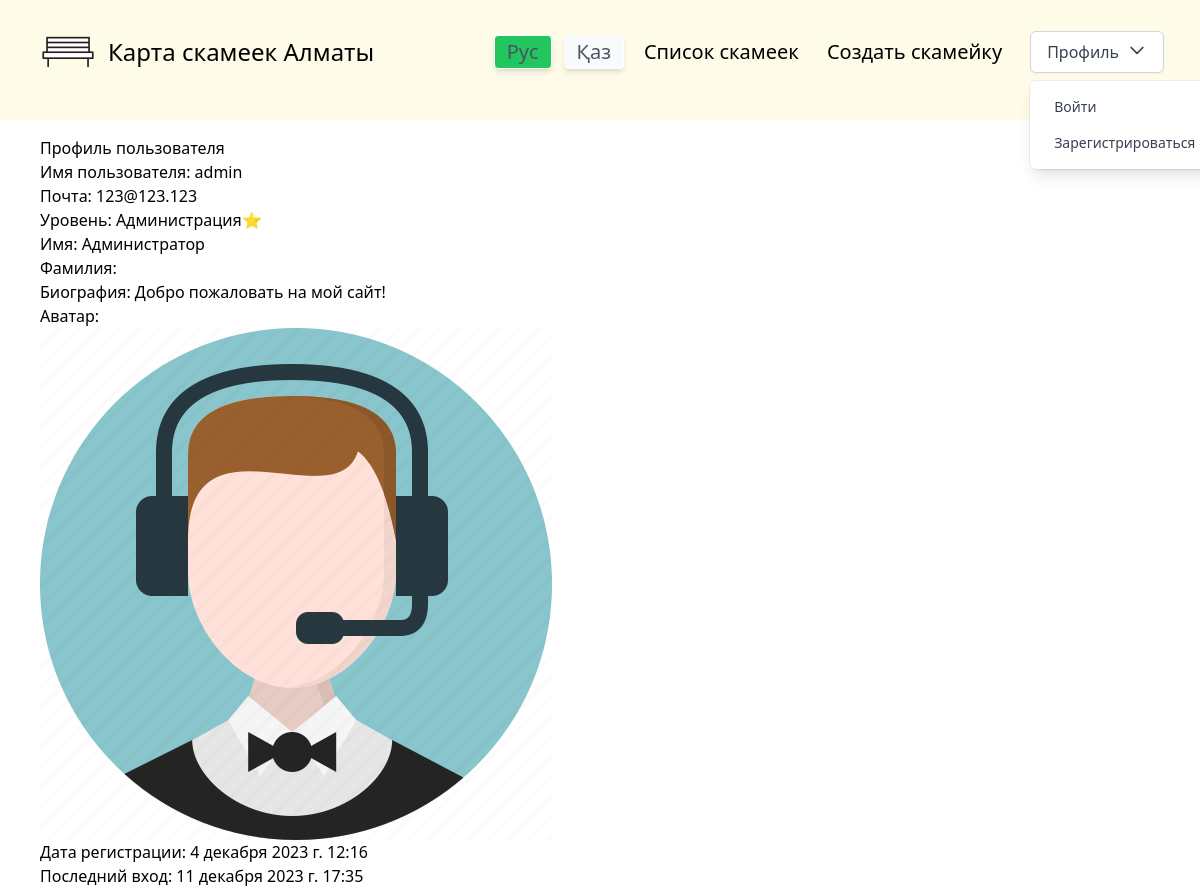
/profile/admin/, run on an earlier commit of the app's database.
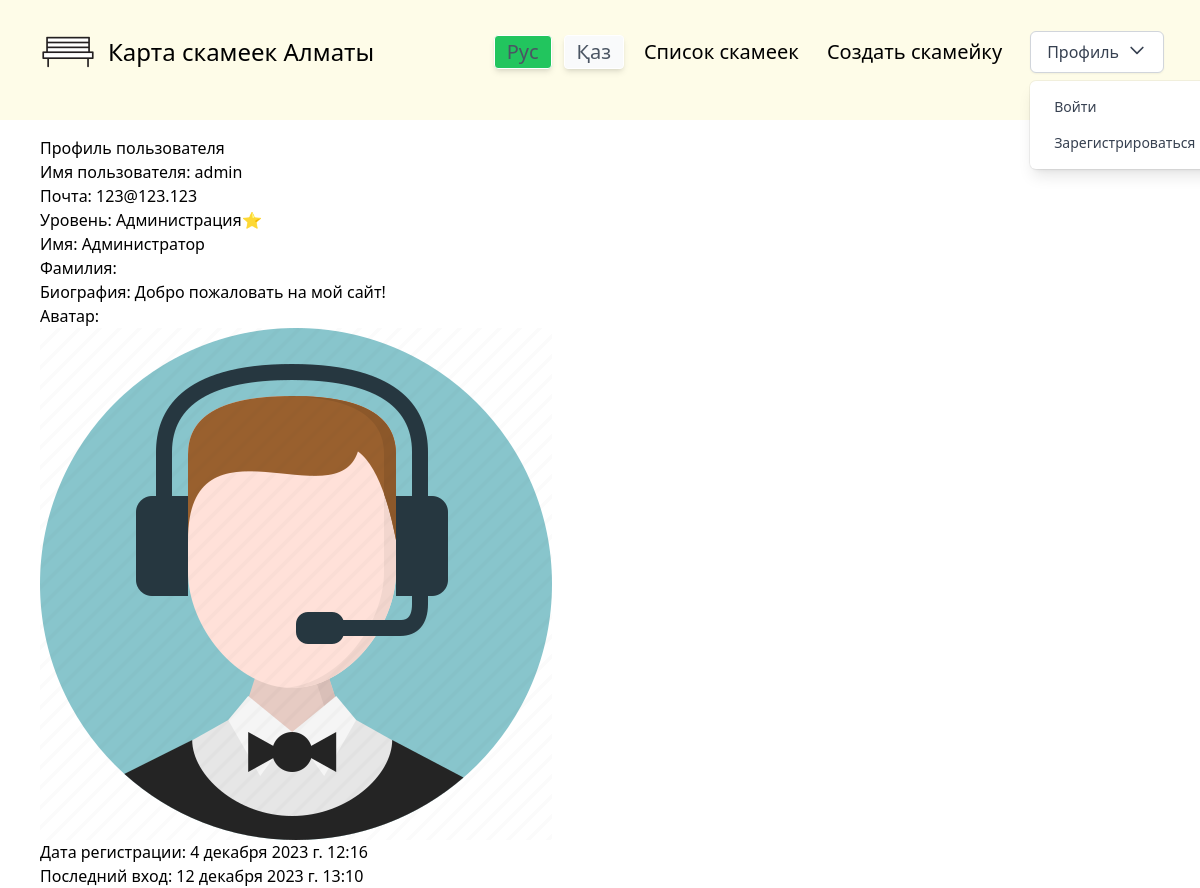
And on a later commit of the database.
### userSystem/models.py (models this page shows, shortened)
class Profile(models.Model):
    LEVEL_CHOICES = [
        (0, 'Пользователь'),
        (1, 'Активный пользователь'),
        (2, 'Эксперт'),
        (3, 'Лидер'),
        (4, 'Администрация⭐'),
    ]
    user = models.OneToOneField(CustomUser, on_delete=models.CASCADE)
    name = models.CharField(max_length=50, blank=True, default='')
    surname = models.CharField(max_length=50, blank=True, default='')
    bio = models.TextField(blank=True)
    avatar = models.ImageField(default='default.png', upload_to='user_avatars/', blank=True, null=True)
    level = models.IntegerField(default=0, choices=LEVEL_CHOICES)
    def get_avatar_url(self):
        if self.avatar:
            return self.avatar.url
        return '/media/default.png'

class CustomUser(AbstractUser):
    email = models.EmailField(unique=True)
    USERNAME_FIELD = 'username'  # или любое другое поле, которое вы хотите использовать для входа
    pass

### userSystem/views.py (the view)
# urls.py: path('profile/<str:username>/', user_views.other_user_profile, name='other_user_profile'),
def other_user_profile(request, username):
    try:
        user = get_object_or_404(CustomUser, username=username)
        profile = Profile.objects.get(user=user)
    except Http404:
        error_message = f"Профиль пользователя {username} не найден."
        return render(request, 'userSystem/other_user_profile.html', {'error_message': error_message}, status=404)
    return render(request, 'userSystem/other_user_profile.html', {'profile': profile})

### userSystem/templates/userSystem/other_user_profile.html
{% extends "mySite/base.html" %}
{% block content %}
{% if profile %}
    <h2>Профиль пользователя</h2>
    <p>Имя пользователя: {{ profile.user.username }}</p>
    <p>Почта: {{ profile.user.email }}</p>
    <p>Уровень: {{ profile.get_level_display }}</p>
    <p>Имя: {{ profile.name }}</p>
    <p>Фамилия: {{ profile.surname }}</p>
    <p>Биография: {{ profile.bio }}</p>
    <p>Аватар:</strong></p>
    <img src="{{ profile.get_avatar_url }}" alt="Аватар пользователя">
    <p>Дата регистрации: {{ profile.user.date_joined }}</p>
    <p>Последний вход: {{ profile.user.last_login }}</p>
{% else %}
    <p>{{ error_message }}</p>
{% endif %}
{% endblock %}

### mySite/templates/mySite/base.html (shortened to what this page needs)
{% load static tailwind_tags i18n %}
{% get_current_language as language_code %}
<!DOCTYPE html>
<html lang="{{ language_code }}">
<head>
    {% tailwind_css %}
</head>
<body class="font-sans">
    <div class="header">
        {% include 'mySite/header.html' %}
    </div>
    <div class="main pt-10 xl:ml-15 md:ml-10 ml-5">
        {% block content %}{% endblock %}
    </div>
            {% get_available_languages as LANGUAGES %}
            {% get_language_info_list for LANGUAGES as languages %}
</body>
</html>

### mySite/templates/mySite/header.html (shortened to what this page needs)
{% load static %}
{% load static tailwind_tags %}
{% load i18n %}
<header class="leading-normal tracking-normal z-999 bg">
    <nav class="bg-yellow-50 flex items-center justify-between flex-wrap bg-grey-darkest p-9 fixed w-full z-10 pin-t -mt-28">
        <div class="flex items-center flex-no-shrink text-white mr-6">
            <a class="text-black no-underline hover:text-green-500 hover:no-underline flex items-center flex-no-shrink" href="{% url 'mySite:index' %}">
            <img class="h-16" src="{% static 'img/benchIcon.png' %}" alt="Bench Icon"/>
              <span class="text-2xl pl-2">{% trans 'Карта скамеек Алматы' %}</span>
            </a>
          </div>
        <div class="w-full flex-grow lg:flex lg:items-center lg:w-auto hidden lg:block pt-6 lg:pt-0 " id="nav-content">
            <ul class="list-reset lg:flex justify-end flex-1 items-center text-xl">
                <a href="{% url 'set_language' %}"
                    class="mr-3 focus:outline-none text-gray-600 border border-white bg-gray-50 cursor-pointer px-3 py-2.5 font-normal leading-3 shadow-md rounded active:bg-green-500 {% if LANGUAGE_CODE == 'ru' %}bg-green-500{% endif %}"
                    onclick="event.preventDefault(); document.getElementById('language-form').language.value = 'ru'; document.getElementById('language-form').submit();">
                    Рус
                </a>
                <a href="{% url 'set_language' %}"
                    class="mr-5 focus:outline-none text-gray-600 border border-white bg-gray-50 cursor-pointer px-3 py-2.5 font-normal leading-3 shadow-md rounded active:bg-green-500 {% if LANGUAGE_CODE == 'kk' %}bg-green-500{% endif %}"
                    onclick="event.preventDefault(); document.getElementById('language-form').language.value = 'kk'; document.getElementById('language-form').submit();">
                    Қаз
                </a>
                <li class="mr-3">
                    <a class="hover:text-green-500" href="{% url 'benches:bench_list' %}">{% trans 'Список скамеек' %}</a>
                </li>
                <li class="mr-3">
                    <a href="{% url 'benches:create_bench' %}" class="inline-block text-grey-dark no-underline hover:text-green-500 hover:text-underline py-2 lg:px-4">{% trans 'Создать скамейку' %}</a>
                </li>
            </ul>
        </div>
                <div class="">
                    <div x-data="{ open: false }" class="relative inline-block text-left">
                      <button @click="open = !open" class="inline-flex justify-center w-full px-4 py-2 font-medium text-gray-700 bg-white border border-gray-300 rounded-md shadow-sm focus:outline-none focus:ring-2 focus:ring-offset-gray-100 focus:ring-blue-500">
                        {% trans 'Профиль' %}
                        <svg class="h-5 w-5 ml-2" fill="none" stroke="currentColor" viewBox="0 0 24 24" xmlns="http://www.w3.org/2000/svg">
                          <path stroke-linecap="round" stroke-linejoin="round" stroke-width="2" d="M19 9l-7 7-7-7"></path>
                        </svg>
                      </button>
                      <div x-show="open" @click.away="open = false" class="origin-top-left absolute left-0 mt-2 w-56 rounded-md shadow-lg bg-white ring-1 ring-black ring-opacity-5 px-2 py-2">
                        {% if user.is_authenticated %}
                            <a href="{% url 'view_profile' %}" class="block px-4 py-2 text-sm text-gray-700 hover:bg-gray-100 rounded-md">{% trans 'Профиль' %}</a>
                            <a href="{% url 'edit_profile' %}" class="block px-4 py-2 text-sm text-gray-700 hover:bg-gray-100 rounded-md">{% trans 'Настройки' %}</a>
                            <a href="#" class="block px-4 py-2 text-sm text-gray-700 hover:bg-gray-100 rounded-md">{% trans 'Помощь' %}</a>
                            <a href="{% url 'logout' %}" class="block px-4 py-2 text-sm text-red-500 hover:bg-red-100 rounded-md">{% trans 'Выйти' %}</a>
                        {% else %}
                            <a href="{% url 'login' %}" class="block px-4 py-2 text-sm text-gray-700 hover:bg-gray-100 rounded-md">{% trans 'Войти' %}</a>
                            <a href="{% url 'register' %}" class="block px-4 py-2 text-sm text-gray-700 hover:bg-gray-100 rounded-md">{% trans 'Зарегистрироваться' %}</a>
                        {% endif %}
                      </div>
                    </div>
                </div>
    </nav>
</header>

What changed in the data, as far as the page shows it:
changed through a linked row, Profile "Администрация⭐": user.last_login "11 декабря 2023 г. 17:35" → "12 декабря 2023 г. 13:10"
